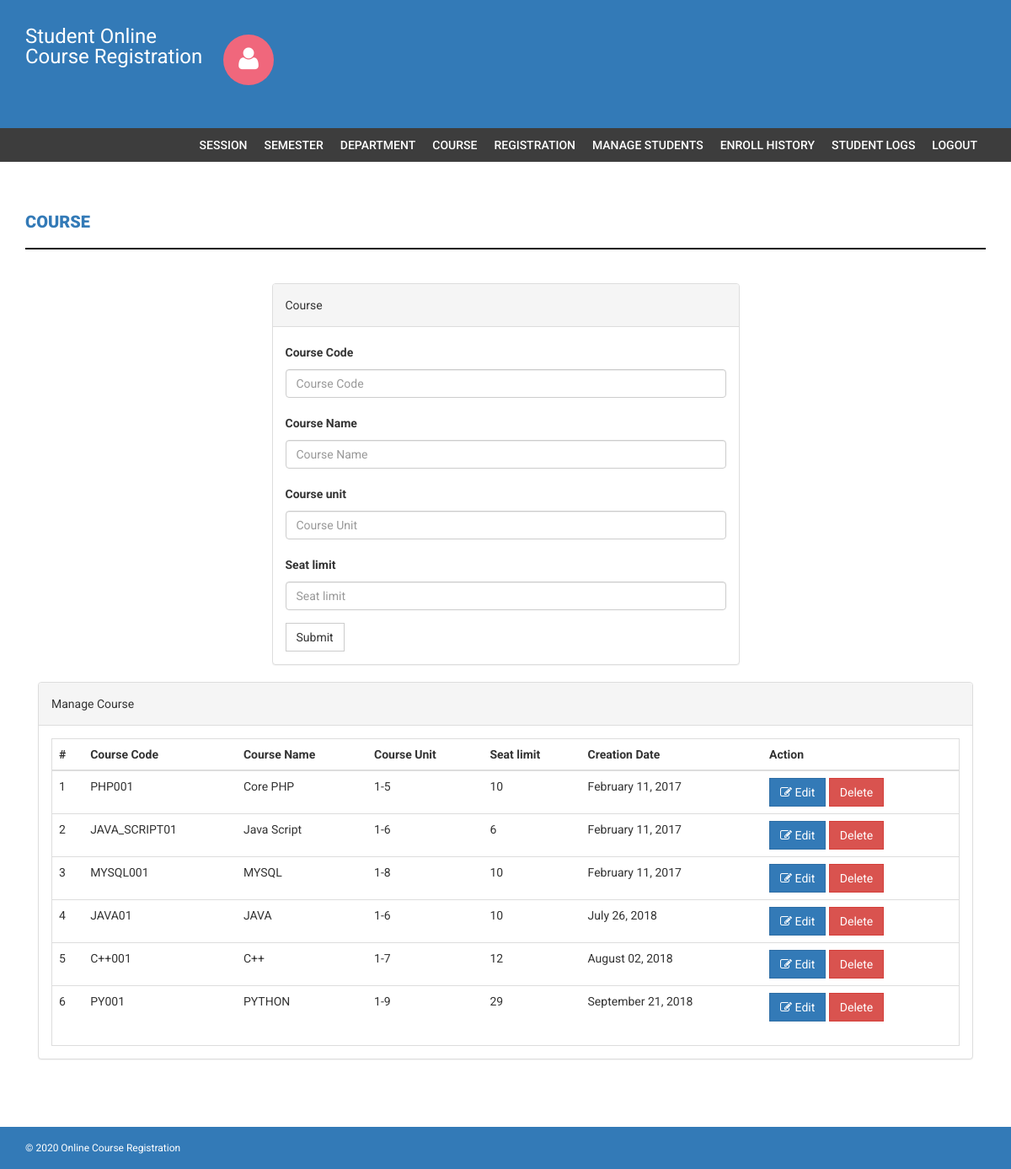
Page /admin/course.php (signed in) on the committed database.
### tables this page shows
CREATE TABLE `course` (
  `id` int(11) NOT NULL,
  `courseCode` varchar(255) NOT NULL,
  `courseName` varchar(255) NOT NULL,
  `courseUnit` varchar(255) NOT NULL,
  `noofSeats` int(11) NOT NULL,
  `creationDate` timestamp NOT NULL DEFAULT CURRENT_TIMESTAMP,
  `updationDate` varchar(255) NOT NULL
);

### admin/course.php (the view, shortened to what this page needs)
<?php
if(strlen($_SESSION['alogin'])==0)
    {
header('location:index.php');
}
else{
?>
<!DOCTYPE html>
<html lang="en">
<head>
    <link href="assets/css/bootstrap.css" rel="stylesheet" />
    <link href="assets/css/font-awesome.css" rel="stylesheet" />
    <link href="assets/css/style.css" rel="stylesheet" />
</head>
<body>
<?php include('includes/header.php');?>
<?php if($_SESSION['alogin']!="")
{
 include('includes/menubar.php');
}
 ?>
    <div class="content-wrapper">
        <div class="container">
              <div class="row">
                    <div class="col-md-12">
                        <h1 class="page-head-line">Course  </h1>
                    </div>
                </div>
                <div class="row" >
                  <div class="col-md-3"></div>
                    <div class="col-md-6">
                        <div class="panel panel-default">
                        <div class="panel-heading">
                           Course
                        </div>
                            <div class="panel-body">
                       <form name="dept" method="post">
   <div class="form-group">
    <label for="coursecode">Course Code  </label>
    <input type="text" class="form-control" id="coursecode" name="coursecode" placeholder="Course Code" required />
  </div>
 <div class="form-group">
    <label for="coursename">Course Name  </label>
    <input type="text" class="form-control" id="coursename" name="coursename" placeholder="Course Name" required />
  </div>
<div class="form-group">
    <label for="courseunit">Course unit  </label>
    <input type="text" class="form-control" id="courseunit" name="courseunit" placeholder="Course Unit" required />
  </div>
<div class="form-group">
    <label for="seatlimit">Seat limit  </label>
    <input type="text" class="form-control" id="seatlimit" name="seatlimit" placeholder="Seat limit" required />
  </div>
 <button type="submit" name="submit" class="btn btn-default">Submit</button>
</form>
                            </div>
                            </div>
                    </div>
                </div>
            <div class="col-md-12">
                    <div class="panel panel-default">
                        <div class="panel-heading">
                            Manage Course
                        </div>
                        <div class="panel-body">
                            <div class="table-responsive table-bordered">
                                <table class="table">
                                    <thead>
                                        <tr>
                                            <th>#</th>
                                            <th>Course Code</th>
                                            <th>Course Name </th>
                                            <th>Course Unit</th>
                                            <th>Seat limit</th>
                                             <th>Creation Date</th>
                                             <th>Action</th>
                                        </tr>
                                    </thead>
                                    <tbody>
                <?php
                $sql = mysqli_query($con,"SELECT * FROM course");
                $cnt = 1;
                while($row = mysqli_fetch_array($sql))
                {
                ?>
                                        <tr>
                                            <td><?php echo $cnt;?></td>
                                            <td><?php echo htmlentities($row['courseCode']);?></td>
                                            <td><?php echo htmlentities($row['courseName']);?></td>
                                            <td><?php echo htmlentities($row['courseUnit']);?></td>
                                             <td><?php echo htmlentities($row['noofSeats']);?></td>
                                            <td><?php echo htmlentities(date('F d, Y',strtotime($row['creationDate'])));?></td>
                                            <td>
                                            <a href="edit-course.php?id=<?php echo $row['id']?>">
<button class="btn btn-primary"><i class="fa fa-edit "></i> Edit</button> </a>
  <a href="course.php?id=<?php echo $row['id']?>&del=delete" onClick="return confirm('Are you sure you want to delete?')">
                                            <button class="btn btn-danger">Delete</button>
</a>
                                            </td>
                                        </tr>
<?php
$cnt++;
} ?>
                                    </tbody>
                                </table>
                            </div>
                        </div>
                    </div>
                </div>
            </div>
        </div>
  <?php include('includes/footer.php');?>
</body>
</html>
<?php } ?>

### admin/assets/css/style.css (style rules this page uses)
body { font-family: 'Roboto', sans-serif; line-height: 30px; }
.content-wrapper { margin-top: 40px; min-height: 600px; padding-bottom: 60px; }
.page-head-line { font-weight: 900; padding-bottom: 20px; border-bottom: 2px solid #111; text-transform: uppercase; color: #337ab7; font-size: 20px; margin-bottom: 40px; }
.btn { border-radius: 0px; -webkit-border-radius: 0px; -moz-border-radius: 0px; }

### rows in the picture
course: courseCode "PHP001", courseName "Core PHP", courseUnit "1-5", noofSeats "10", creationDate "February 11, 2017"
course: courseCode "JAVA_SCRIPT01", courseName "Java Script", courseUnit "1-6", noofSeats "6", creationDate "February 11, 2017"
course: courseCode "MYSQL001", courseName "MYSQL", courseUnit "1-8", noofSeats "10", creationDate "February 11, 2017"
course: courseCode "JAVA01", courseName "JAVA", courseUnit "1-6", noofSeats "10", creationDate "July 26, 2018"
course: courseCode "C++001", courseName "C++", courseUnit "1-7", noofSeats "12", creationDate "August 02, 2018"
course: courseCode "PY001", courseName "PYTHON", courseUnit "1-9", noofSeats "29", creationDate "September 21, 2018"
